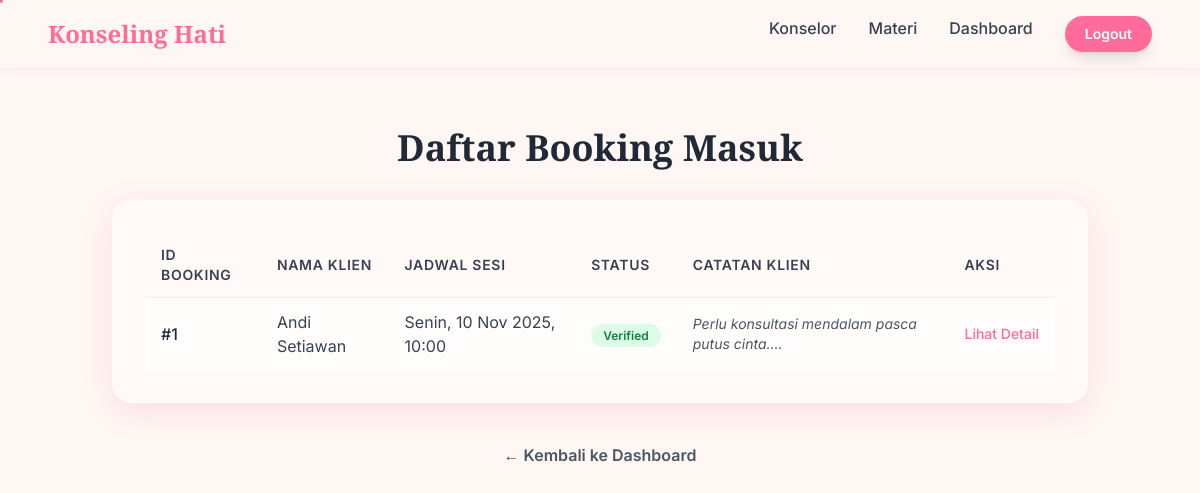
Page /konselor/booking_list_counselor.php (signed in) on the committed database.
### tables this page shows
CREATE TABLE bookings (
  booking_id INT AUTO_INCREMENT PRIMARY KEY,
  user_id INT NOT NULL,
  counselor_id INT NOT NULL,
  service_id INT DEFAULT NULL,
  booking_date DATE NOT NULL,
  booking_time TIME NOT NULL,
  notes TEXT,
  payment_proof VARCHAR(255),
  status ENUM('Pending Payment', 'Verified', 'Completed', 'Canceled') DEFAULT 'Pending Payment',
  created_at TIMESTAMP DEFAULT CURRENT_TIMESTAMP,
  FOREIGN KEY (user_id) REFERENCES klien(id_klien) ON DELETE CASCADE,
  FOREIGN KEY (counselor_id) REFERENCES konselor(id_konselor) ON DELETE CASCADE
);

CREATE TABLE klien (
  id_klien INT AUTO_INCREMENT PRIMARY KEY,
  nama_lengkap VARCHAR(150) NOT NULL,
  email VARCHAR(150) NOT NULL UNIQUE,
  password VARCHAR(255) NOT NULL,
  nomor_telepon VARCHAR(30),
  tanggal_lahir DATE,
  foto_profil VARCHAR(255),
  created_at DATETIME DEFAULT CURRENT_TIMESTAMP
);

### public/konselor/booking_list_counselor.php (the view, shortened to what this page needs)
<?php
include_once '../../config/db_config.php';
include_once '../../templates/header.php';
$konselor_id = $_SESSION['counselor_id'];
$sql = "SELECT b.*, k.nama_lengkap AS klien_nama, k.email AS klien_email
        FROM bookings b
        JOIN klien k ON b.user_id = k.id_klien
        WHERE b.counselor_id = ?
        ORDER BY b.booking_date ASC, b.booking_time ASC";
$stmt = $conn->prepare($sql);
$stmt->bind_param("i", $konselor_id);
$stmt->execute();
$result = $stmt->get_result();
if (!function_exists('format_tanggal_indo_singkat')) {
    function format_tanggal_indo_singkat($datetime_str) {
         try {
             $waktu = new DateTime($datetime_str);
             if (class_exists('IntlDateFormatter')) {
                 $fmt = new IntlDateFormatter(
                     'id_ID', IntlDateFormatter::NONE, IntlDateFormatter::NONE,
                     'Asia/Jakarta', IntlDateFormatter::GREGORIAN,
                     'eeee, dd MMM yyyy, HH:mm'
                 );
                 return $fmt->format($waktu);
             } else {
                 return $waktu->format('D, d M Y, H:i');
             }
        } catch (Exception $e) {
            return 'Invalid date';
        }
    }
}
if (!function_exists('get_status_badge')) {
    function get_status_badge($status) {
        $class = 'bg-gray-100 text-gray-600';
        if ($status == 'Verified') $class = 'bg-green-100 text-green-700';
        return '<span class="font-semibold ' . $class . ' px-3 py-1 rounded-full text-xs">' . htmlspecialchars($status) . '</span>';
    }
}
?>
<section id="counselor-booking-list" class="py-24 pt-32 bg-pastel-cream min-h-screen">
    <div class="container mx-auto max-w-5xl px-6">
        <h1 class="font-playfair text-4xl font-bold text-gray-800 mb-8 text-center text-gradient-love scroll-reveal">
            Daftar Booking Masuk
        </h1>
        <div class="card-glass p-4 md:p-8 shadow-soft-pink scroll-reveal">
            <div class="overflow-x-auto">
                <table class="min-w-full divide-y divide-blush-pink/50">
                    <thead class="">
                        <tr>
                            <th class="py-3 px-4 text-left text-sm font-semibold text-gray-700 uppercase tracking-wider">ID Booking</th>
                            <th class="py-3 px-4 text-left text-sm font-semibold text-gray-700 uppercase tracking-wider">Nama Klien</th>
                            <th class="py-3 px-4 text-left text-sm font-semibold text-gray-700 uppercase tracking-wider">Jadwal Sesi</th>
                            <th class="py-3 px-4 text-left text-sm font-semibold text-gray-700 uppercase tracking-wider">Status</th>
                            <th class="py-3 px-4 text-left text-sm font-semibold text-gray-700 uppercase tracking-wider">Catatan Klien</th>
                            <th class="py-3 px-4 text-left text-sm font-semibold text-gray-700 uppercase tracking-wider">Aksi</th>
                        </tr>
                    </thead>
                    <tbody class="bg-white/50 divide-y divide-blush-pink/30">
                        <?php if ($result && $result->num_rows > 0): ?>
                            <?php while($row = $result->fetch_assoc()): ?>
                                <tr class="hover:bg-blush-pink/20 transition-colors duration-200">
                                    <td class="py-3 px-4 text-gray-800 font-medium">#<?php echo $row['booking_id']; ?></td>
                                    <td class="py-3 px-4 text-gray-700"><?php echo htmlspecialchars($row['klien_nama']); ?></td>
                                    <td class="py-3 px-4 text-gray-700">
                                        <?php echo format_tanggal_indo_singkat($row['booking_date'] . ' ' . $row['booking_time']); ?>
                                    </td>
                                    <td class="py-3 px-4">
                                        <?php echo get_status_badge($row['status']); ?>
                                    </td>
                                     <td class="py-3 px-4 text-gray-600 text-sm italic">
                                        <?php echo !empty($row['notes']) ? htmlspecialchars(substr($row['notes'], 0, 50)) . '...' : '-'; ?>
                                    </td>
                                    <td class="py-3 px-4 text-sm font-medium space-x-3 whitespace-nowrap">
                                        <a href="booking_detail_counselor.php?id=<?php echo $row['booking_id']; ?>" class="text-rose-accent hover:text-pink-600">Lihat Detail</a>
                                    </td>
                                </tr>
                            <?php endwhile; ?>
                        <?php endif; ?>
                    </tbody>
                </table>
            </div>
        </div>
         <p class="text-center text-gray-600 mt-10">
            <a href="../dashboard.php" class="hover:text-rose-accent hover:underline font-semibold">
                &larr; Kembali ke Dashboard
            </a>
        </p>
    </div>
</section>
<?php
include_once '../../templates/footer.php';
?>

### assets/css/style.css (style rules this page uses)
body { font-family: 'inter', sans-serif; background-color: #FFF7F3; overflow-x: hidden; }
body.animate-bg { animation: ambient-background 25s infinite ease-in-out; }
.scroll-reveal { opacity: 0; transform: translateY(30px); transition: opacity 0.8s ease-out, transform 0.8s ease-out; }
.scroll-reveal.visible { opacity: 1; transform: translateY(0); }
.card-glass { background: rgba(255, 255, 255, 0.4); backdrop-filter: blur(15px); -webkit-backdrop-filter: blur(15px); border: 1px solid rgba(255, 255, 255, 0.3); border-radius: 1.25rem; box-shadow: 0 8px 32px 0 rgba(236, 72, 153, 0.15); transition: all 0.3s ease-in-out; }

### rows in the picture
bookings: booking_id "1", user.nama_lengkap "Andi Setiawan", booking_date+booking_time "Senin, 10 Nov 2025, 10:00", status "Verified", notes "Perlu konsultasi mendalam pasca putus cinta."
